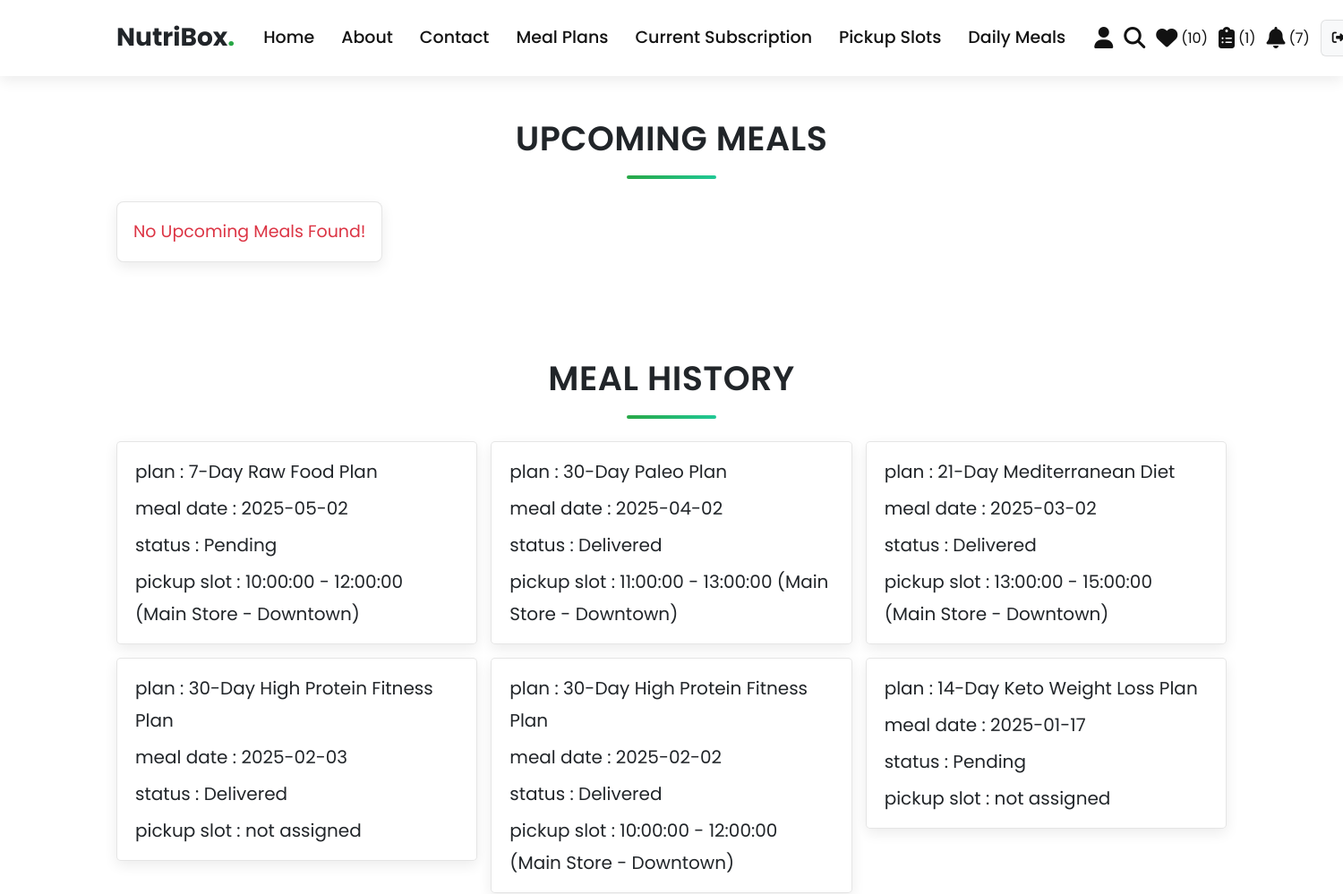
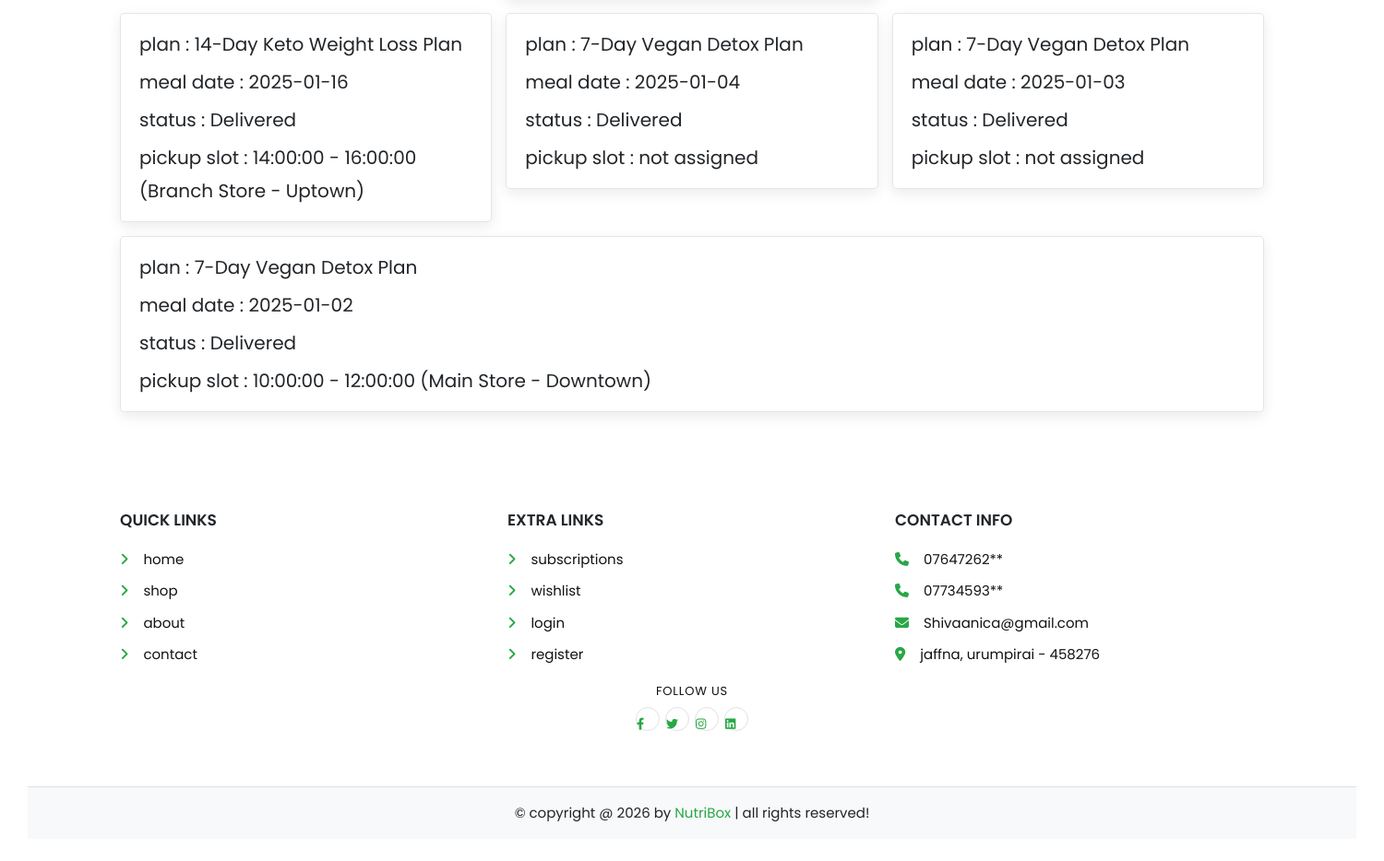
/user/daily_meals.php (signed in), run on an earlier commit of the app's database (2 pictures, top to bottom).
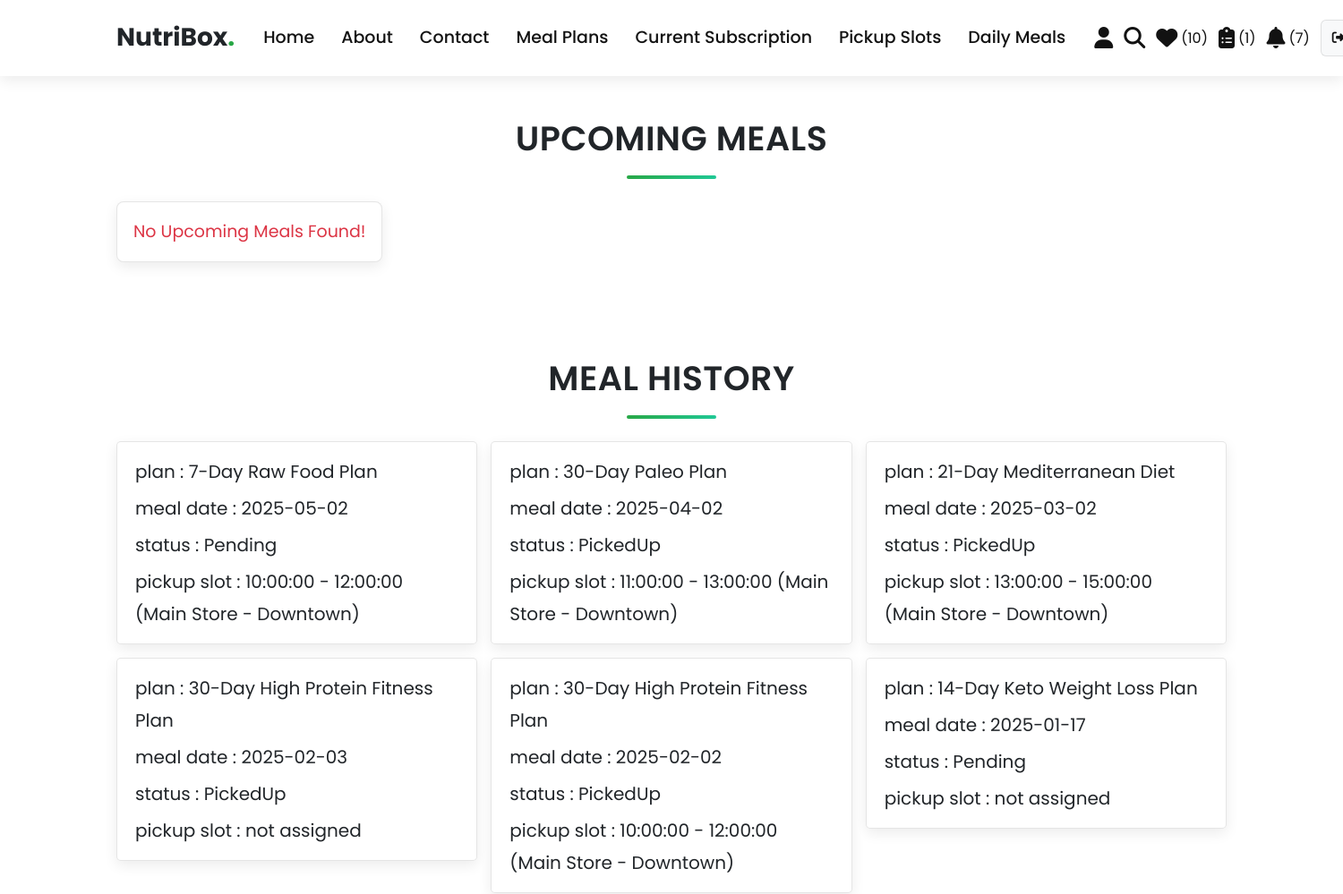
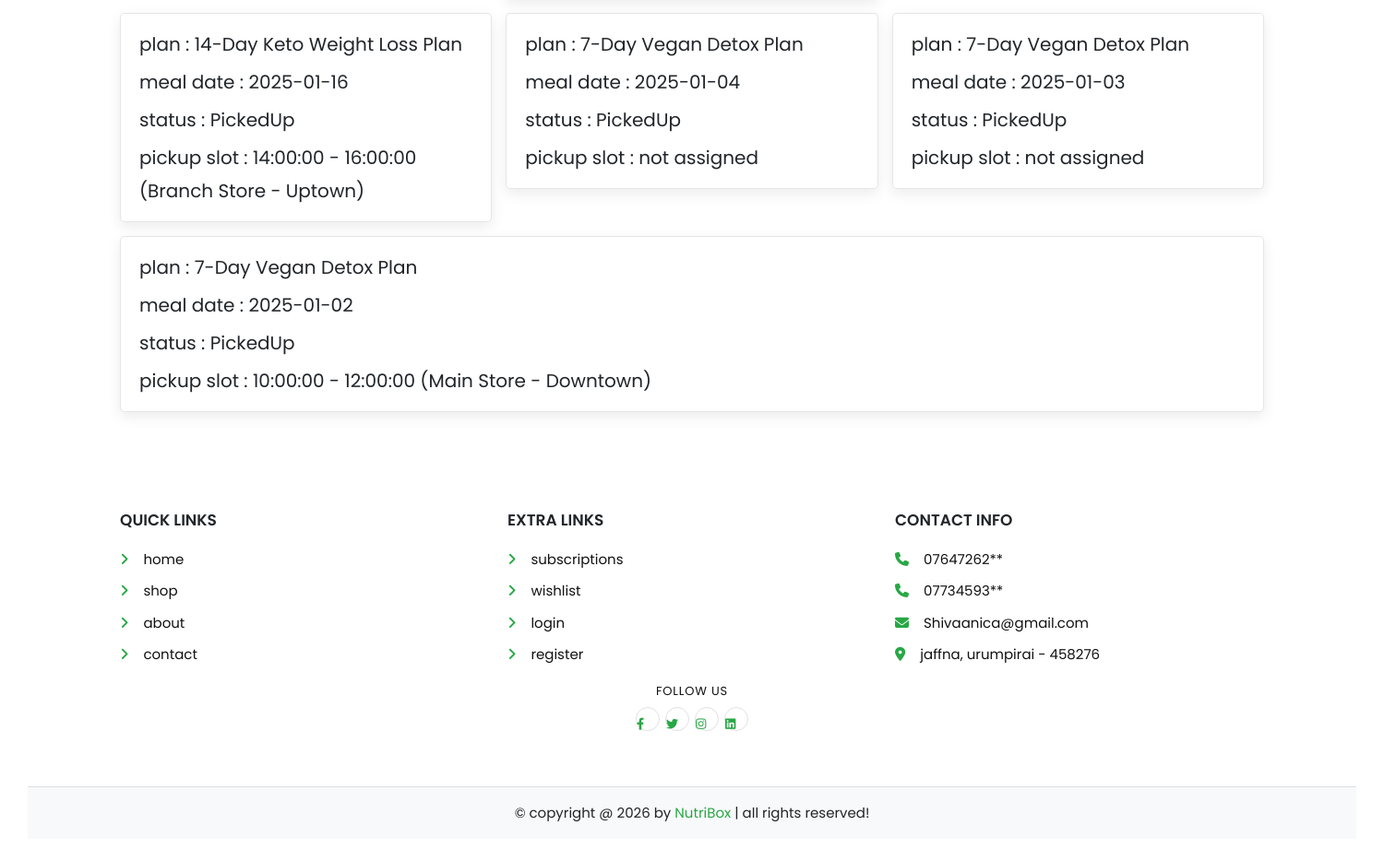
And on a later commit of the database (2 pictures, top to bottom).
### tables this page shows
CREATE TABLE IF NOT EXISTS subscription_meals (
  id INT(100) NOT NULL AUTO_INCREMENT,
  subscription_id INT(100) NOT NULL,
  meal_date DATE NOT NULL,
  status VARCHAR(20) NOT NULL DEFAULT 'Pending',
  created_at TIMESTAMP NOT NULL DEFAULT CURRENT_TIMESTAMP,
  PRIMARY KEY (id),
  UNIQUE KEY unique_subscription_meal_date (subscription_id, meal_date),
  KEY idx_subscription_id (subscription_id),
  KEY idx_meal_date (meal_date)
);

CREATE TABLE IF NOT EXISTS meal_plans (
  id INT(100) NOT NULL AUTO_INCREMENT,
  name VARCHAR(100) NOT NULL,
  description VARCHAR(500) NOT NULL,
  price INT(100) NOT NULL,
  duration INT(10) NOT NULL COMMENT 'Duration in days',
  calories INT(10) NOT NULL,
  diet_type VARCHAR(50) NOT NULL,
  image VARCHAR(100) NOT NULL,
  PRIMARY KEY (id)
);

CREATE TABLE IF NOT EXISTS subscription_pickup_slots (
  id INT(100) NOT NULL AUTO_INCREMENT,
  subscription_id INT(100) NOT NULL,
  pickup_slot_id INT(100) DEFAULT NULL,
  pickup_date DATE NOT NULL,
  time_from TIME NOT NULL,
  time_to TIME NOT NULL,
  location VARCHAR(255) NOT NULL,
  status VARCHAR(20) NOT NULL DEFAULT 'Assigned',
  created_at TIMESTAMP NOT NULL DEFAULT CURRENT_TIMESTAMP,
  updated_at TIMESTAMP NOT NULL DEFAULT CURRENT_TIMESTAMP ON UPDATE CURRENT_TIMESTAMP,
  PRIMARY KEY (id),
  KEY idx_subscription_id (subscription_id),
  KEY idx_pickup_slot_id (pickup_slot_id)
);

### user/daily_meals.php (the view, shortened to what this page needs)
<?php
@include "../config.php";
$user_id = $_SESSION["user_id"];
$upcoming = $conn->prepare(
    "SELECT sm.*, m.name AS meal_name, sps.time_from, sps.time_to, sps.location, sps.status AS pickup_status
     FROM `subscription_meals` AS sm
     INNER JOIN `subscriptions` AS s ON sm.subscription_id = s.id
     INNER JOIN `meal_plans` AS m ON s.meal_plan_id = m.id
     LEFT JOIN `subscription_pickup_slots` AS sps
       ON sps.subscription_id = sm.subscription_id AND sps.pickup_date = sm.meal_date AND sps.status != 'Cancelled'
     WHERE s.user_id = ? AND sm.meal_date >= CURDATE()
     ORDER BY sm.meal_date ASC, sm.id ASC",
);
$upcoming->execute([$user_id]);
$history = $conn->prepare(
    "SELECT sm.*, m.name AS meal_name, sps.time_from, sps.time_to, sps.location, sps.status AS pickup_status
     FROM `subscription_meals` AS sm
     INNER JOIN `subscriptions` AS s ON sm.subscription_id = s.id
     INNER JOIN `meal_plans` AS m ON s.meal_plan_id = m.id
     LEFT JOIN `subscription_pickup_slots` AS sps
       ON sps.subscription_id = sm.subscription_id AND sps.pickup_date = sm.meal_date AND sps.status != 'Cancelled'
     WHERE s.user_id = ? AND sm.meal_date < CURDATE()
     ORDER BY sm.meal_date DESC, sm.id DESC",
);
$history->execute([$user_id]);
?>
<!DOCTYPE html>
<html lang="en">
<head>
   <link rel="stylesheet" href="https://cdnjs.cloudflare.com/ajax/libs/font-awesome/6.1.1/css/all.min.css">
   <link rel="stylesheet" href="css/user_style.css">
</head>
<body>
<?php include "user_header.php"; ?>
<section class="placed-orders">
   <h1 class="title">upcoming meals</h1>
   <div class="box-container">
      <?php if ($upcoming->rowCount() > 0) {
          while ($meal = $upcoming->fetch(PDO::FETCH_ASSOC)) { ?>
      <div class="box">
         <p> plan : <span><?= $meal["meal_name"] ?></span> </p>
         <p> meal date : <span><?= $meal["meal_date"] ?></span> </p>
         <p> status : <span><?= $meal["status"] ?></span> </p>
         <p> pickup slot : <span>
            <?php if (!empty($meal["time_from"])) { ?>
               <?= $meal["time_from"] ?> - <?= $meal["time_to"] ?> (<?= $meal[
     "location"
 ] ?>)
            <?php } else { ?>
               not assigned
            <?php } ?>
         </span></p>
      </div>
      <?php }
      } else {
          echo '<p class="empty">no upcoming meals found!</p>';
      } ?>
   </div>
</section>
<section class="placed-orders" style="margin-top:2rem;">
   <h1 class="title">meal history</h1>
   <div class="box-container">
      <?php if ($history->rowCount() > 0) {
          while ($meal = $history->fetch(PDO::FETCH_ASSOC)) { ?>
      <div class="box">
         <p> plan : <span><?= $meal["meal_name"] ?></span> </p>
         <p> meal date : <span><?= $meal["meal_date"] ?></span> </p>
         <p> status : <span><?= $meal["status"] ?></span> </p>
         <p> pickup slot : <span>
            <?php if (!empty($meal["time_from"])) { ?>
               <?= $meal["time_from"] ?> - <?= $meal["time_to"] ?> (<?= $meal[
     "location"
 ] ?>)
            <?php } else { ?>
               not assigned
            <?php } ?>
         </span></p>
      </div>
      <?php }
      } else {
          echo '<p class="empty">no meal history yet!</p>';
      } ?>
   </div>
</section>
<?php include "user_footer.php"; ?>
</body>
</html>

### user/user_header.php (shortened to what this page needs)
<header class="header">
   <div class="flex">
      <a href="home.php" class="logo">NutriBox<span>.</span></a>
      <nav class="navbar">
         <a href="home.php">Home</a>
         <a href="about.php">About</a>
         <a href="contact.php">Contact</a>
         <a href="shop.php">Meal Plans</a>
         <a href="orders.php">Current Subscription</a>
         <a href="pickup_slots.php">Pickup Slots</a>
         <a href="daily_meals.php">Daily Meals</a>
      </nav>
      <div class="header-actions">
         <div id="user-btn" class="fas fa-user"></div>
         <a href="search_page.php" class="fas fa-search"></a>
         <?php
         $count_wishlist_items = $conn->prepare(
             "SELECT COUNT(*) AS total FROM `wishlist` WHERE user_id = ?",
         );
         $count_wishlist_items->execute([$user_id]);
         $wishlist_total = (int) $count_wishlist_items->fetch(PDO::FETCH_ASSOC)[
             "total"
         ];
         $count_subscriptions = $conn->prepare(
             "SELECT COUNT(*) AS total
              FROM `subscriptions`
              WHERE user_id = ?
                AND status IN ('Active','Pending','Paused','ChangeRequested')",
         );
         $count_subscriptions->execute([$user_id]);
         $subscription_total = (int) $count_subscriptions->fetch(
             PDO::FETCH_ASSOC,
         )["total"];
         if ($subscription_total > 1) {
             $subscription_total = 1;
         }
         $unread_notifications = 0;
         if (table_exists($conn, "notifications")) {
             $count_notifications = $conn->prepare(
                 "SELECT COUNT(*) AS total FROM `notifications` WHERE user_id = ? AND is_read = 0",
             );
             $count_notifications->execute([$user_id]);
             $unread_notifications = (int) $count_notifications->fetch(
                 PDO::FETCH_ASSOC,
             )["total"];
         }
         ?>
         <a href="wishlist.php"><i class="fas fa-heart"></i><span>(<?= $wishlist_total ?>)</span></a>
         <a href="orders.php"><i class="fas fa-clipboard-list"></i><span>(<?= $subscription_total ?>)</span></a>
         <a href="notifications.php"><i class="fas fa-bell"></i><span>(<?= $unread_notifications ?>)</span></a>
         <?php if (isset($user_id)) { ?>
         <a href="logout.php" class="logout-link"><i class="fas fa-right-from-bracket"></i><span>Logout</span></a>
         <?php } ?>
      </div>
   </div>
</header>

### user/user_footer.php
<footer class="footer">
   <section class="box-container">
      <div class="box">
         <h3>quick links</h3>
         <a href="home.php"> <i class="fas fa-angle-right"></i> home</a>
         <a href="shop.php"> <i class="fas fa-angle-right"></i> shop</a>
         <a href="about.php"> <i class="fas fa-angle-right"></i> about</a>
         <a href="contact.php"> <i class="fas fa-angle-right"></i> contact</a>
      </div>
      <div class="box">
         <h3>extra links</h3>
         <a href="orders.php"> <i class="fas fa-angle-right"></i> subscriptions</a>
         <a href="wishlist.php"> <i class="fas fa-angle-right"></i> wishlist</a>
         <a href="login.php"> <i class="fas fa-angle-right"></i> login</a>
         <a href="register.php"> <i class="fas fa-angle-right"></i> register</a>
         <div class="footer-follow">
            <span class="footer-label">follow us</span>
            <div class="footer-socials">
               <a href="#" aria-label="facebook"><i class="fab fa-facebook-f"></i></a>
               <a href="#" aria-label="twitter"><i class="fab fa-twitter"></i></a>
               <a href="#" aria-label="instagram"><i class="fab fa-instagram"></i></a>
               <a href="#" aria-label="linkedin"><i class="fab fa-linkedin"></i></a>
            </div>
         </div>
      </div>
      <div class="box">
         <h3>contact info</h3>
         <p> <i class="fas fa-phone"></i> 07647262** </p>
         <p> <i class="fas fa-phone"></i> 07734593** </p>
         <p> <i class="fas fa-envelope"></i> Shivaanica@gmail.com </p>
         <p> <i class="fas fa-map-marker-alt"></i> jaffna, urumpirai - 458276 </p>
      </div>
   </section>
   <p class="credit"> &copy; copyright @ <?= date(
       "Y",
   ) ?> by <span>NutriBox</span> | all rights reserved! </p>
</footer>

### user/css/user_style.css (style rules this page uses)
.placed-orders .box-container { display: flex; flex-wrap: wrap; gap: 1.5rem; align-items: flex-start; }
.placed-orders .box-container .box { padding: 1rem 2rem; flex: 1 1 40rem; border: var(--border); background-color: var(--white); box-shadow: var(--box-shadow); border-radius: 0.5rem; }
.placed-orders .box-container .box p { margin: 0.5rem 0; line-height: 1.8; font-size: 2rem; color: var(--light-color); }
.placed-orders .box-container .box p span { color: var(--green); }

What changed in the data, as far as the page shows it:
changed subscription_meals "30-Day Paleo Plan": status "Delivered" → "PickedUp"
changed subscription_meals "21-Day Mediterranean Diet": status "Delivered" → "PickedUp"
changed subscription_meals (number 4 of 10 on the later page): status "Delivered" → "PickedUp"
changed subscription_meals (number 5 of 10 on the later page): status "Delivered" → "PickedUp"
changed subscription_meals "Branch Store - Uptown": status "Delivered" → "PickedUp"
changed subscription_meals (number 8 of 10 on the later page): status "Delivered" → "PickedUp"
changed subscription_meals (number 9 of 10 on the later page): status "Delivered" → "PickedUp"
changed subscription_meals (number 10 of 10 on the later page): status "Delivered" → "PickedUp"
